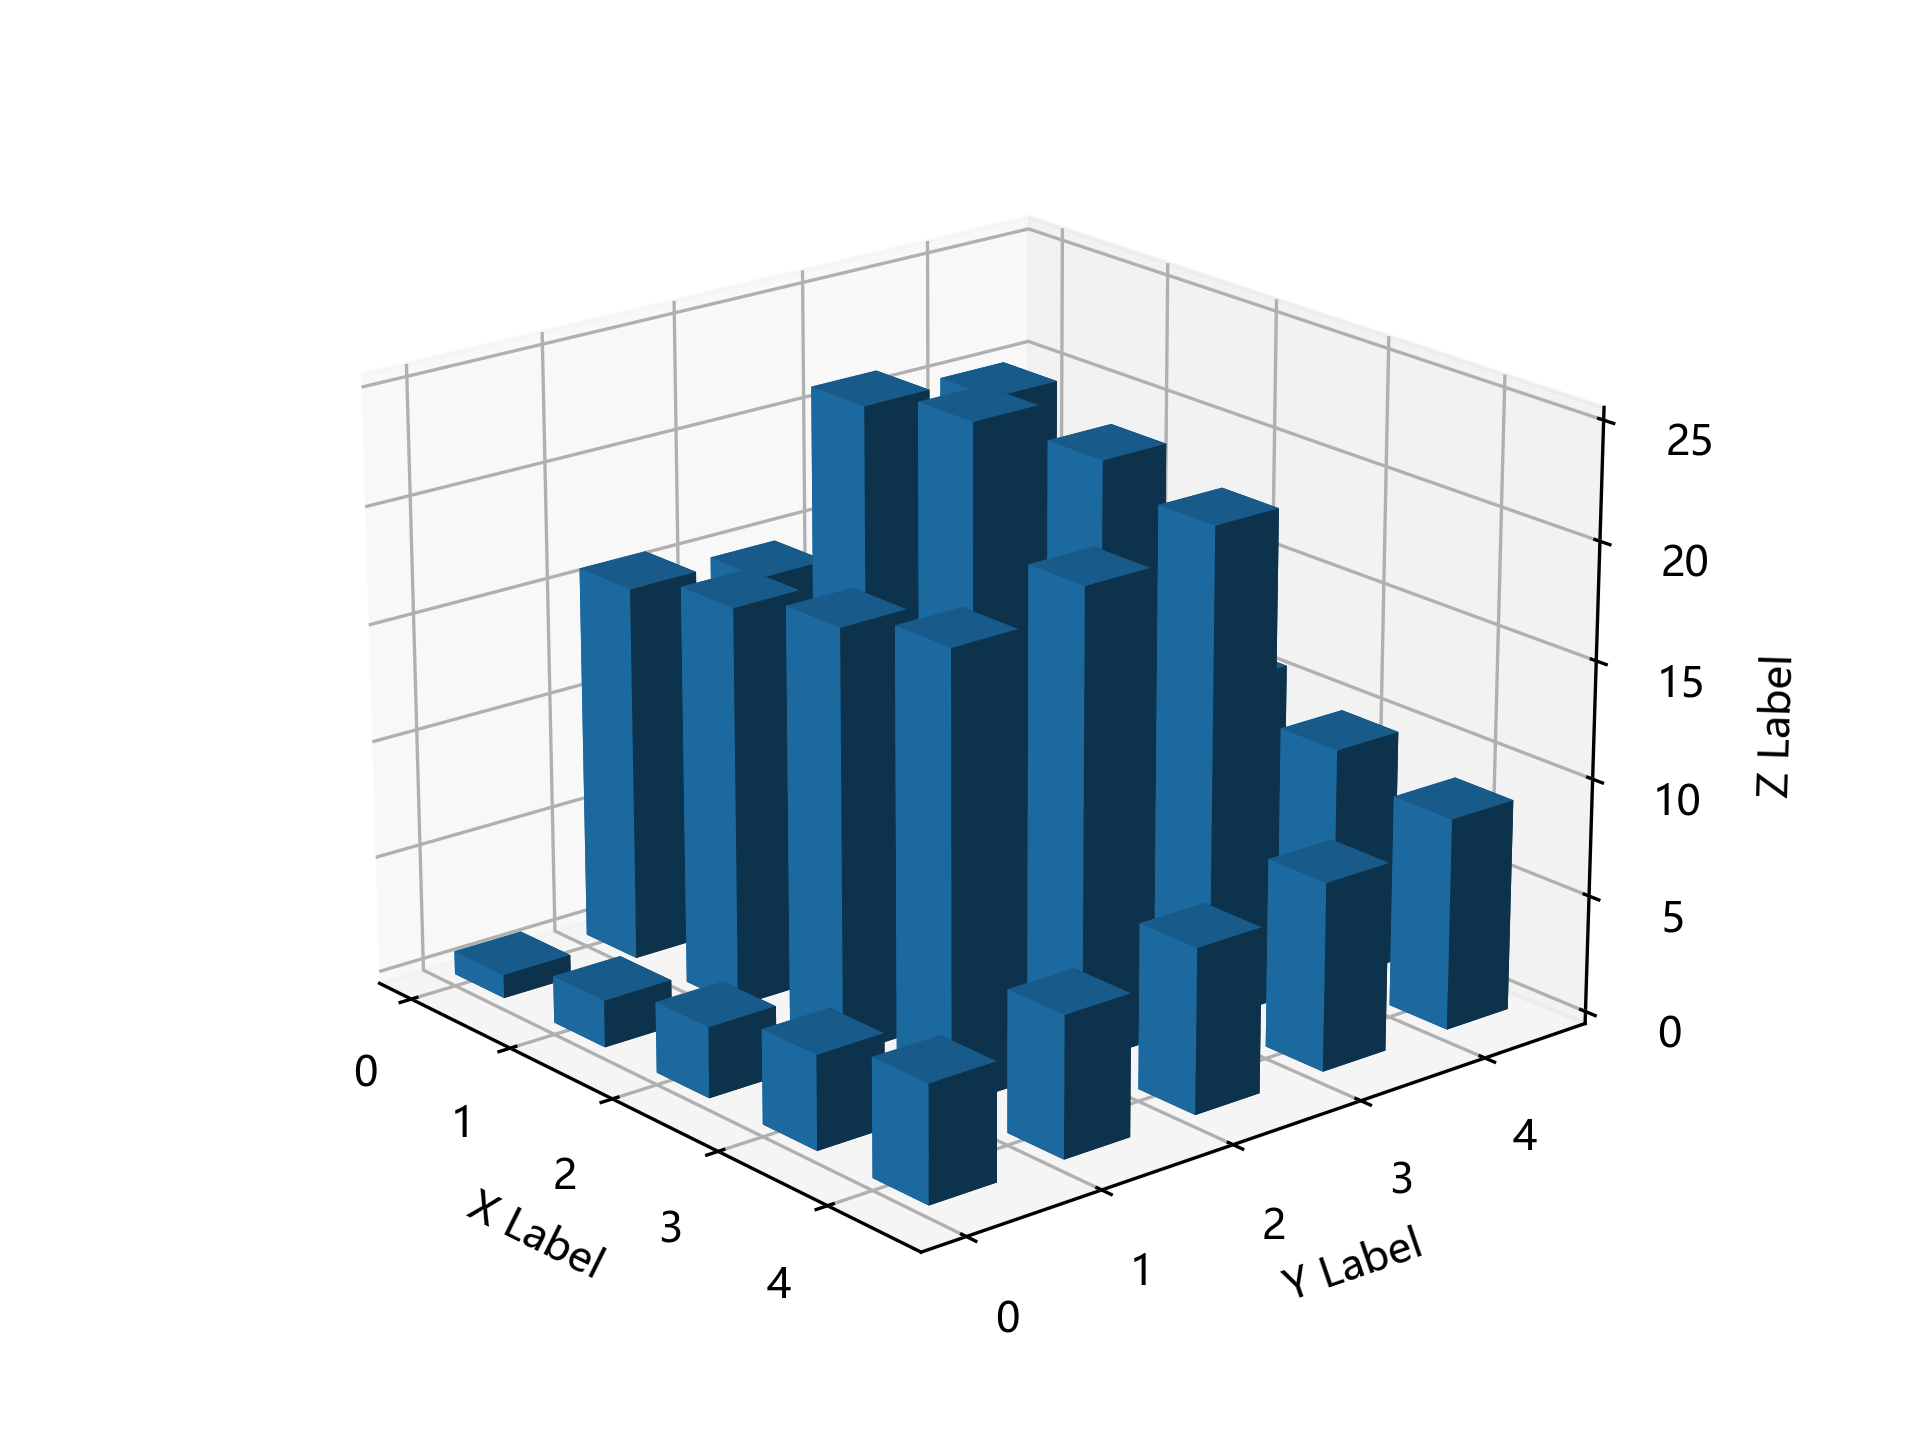

The Python source for this figure:
import matplotlib.pyplot as plt
import numpy as np

plt.rcParams['font.sans-serif'] = ['Microsoft YaHei']  # 用来正常显示中文标签
plt.rcParams['savefig.dpi'] = 300  # 图片像素
plt.rcParams['figure.dpi'] = 300  # 分辨率

# 1.生成fig对象和ax对象
fig = plt.figure()
ax = fig.add_subplot(projection='3d')
ax.set_xlabel('X Label')
ax.set_ylabel('Y Label')
ax.set_zlabel('Z Label')

# 2.生成数据
count = 5

x = y = np.arange(count)
x1, y1 = np.meshgrid(x, y)
x1 = x1.flatten()  # 变为一维数组
y1 = y1.flatten()

z_list = np.array([[1, 2, 3, 4, 5],
                   [16, 17, 18, 19, 6],
                   [15, 24, 25, 20, 7],
                   [14, 23, 22, 21, 8],
                   [13, 12, 11, 10, 9]])
z = z_list.flatten()

bottom = np.zeros_like(z)  # 产生一个全零的矩阵，形状和z一样。bottom表示直方图从哪个数值开始是底部

width = depth = 0.5
ax.bar3d(x1, y1, bottom, width, depth, z, shade=True)

# 4.显示图形
ax.view_init(20, 320)  # 调整视角
plt.tight_layout()
plt.savefig('part2-5.png')
plt.show()
